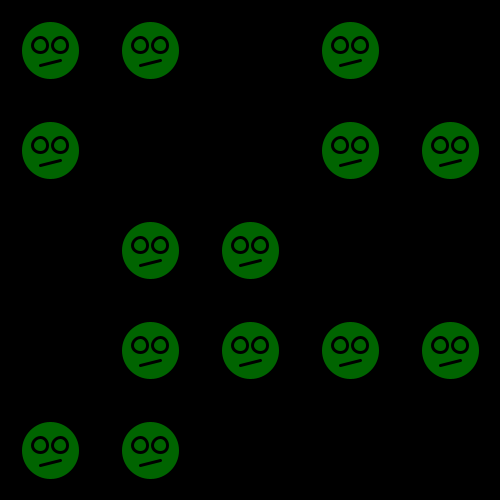
Frame 1 (no input)
Frame 60 (the mouse pressed at the canvas centre just before this capture): identical to frame 1, image omitted
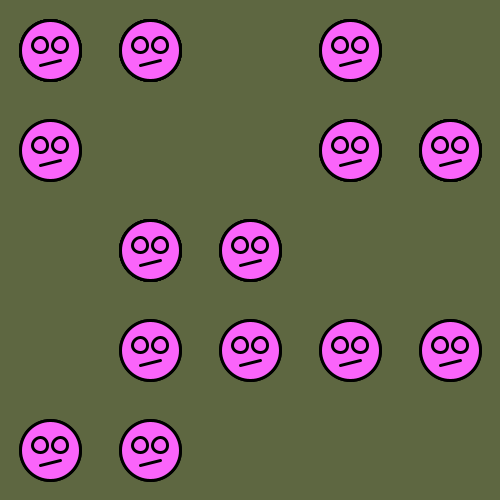
Frame 120 (the mouse held since frame 60 and released just before this capture)

The Processing sketch that drew these frames (run headless with seeded random() and noise(); from frame 60 on, the mouse is pressed at the canvas centre):

// Processing sketch: processing_8280
// ── processing_8280.pde



//feld mit objekten:smilies
//hintergrund verändert farbe beim klicken
//smilies verändern farbe mit mausbewegung
//array & maus & int & ingewikkelt objekt


int [] waardenX = new int[30]; 
int [] waardenY = new int[30]; 
 
int r; //farben
int g;
int b;

 
 
void setup() 
{ size (500,500); //hintergrund größe
  smooth(); 
   
  for(int i=0;i<30;i++) 
  { waardenX[i] = 100*int(random(0,5));  // damit die objekte nicht über das viereck hinaus gehen
    waardenY[i] = 100*int(random(0,5));  //damit die objekte nicht über das viereck hinausgehen
  } 
} 
 
 
void draw () 
{ background(r ,g,b); //farbenwechsel möglich, da alle farben da sind
  stroke(0); 
  strokeWeight(3); //dicke des striches
     
  for(int i=0;i<25;i++) 
  { tekenSmilie(waardenX[i], waardenY[i]); //object smilie
  } 
} 
 
 
void tekenSmilie(int x, int y) 
 {  
    //grundobjekt kreis
    fill(0,100,100); 
    ellipse (x+50,y+50,60,60); 
    
     
    //maus verändert durch bewegung farbe der kreise 
    fill(mouseX,100,mouseY); 
    ellipse (x+50,y+50,60,60); //körper
    ellipse (x+40,y+45,15,15); //linkes auge
    ellipse (x+60,y+45,15,15); //rechtes auge
    fill(0);
    line (x+40,y+65,x+60,y+60); //mund
    
 } 
  
 // hintergrundfarbe veränderung
 void mousePressed()  
 {   
  loop();  
  r = int (random (0,255));  
   g = int (random (0,255)); 
   b = int (random (0,255)); 
 
 }   
